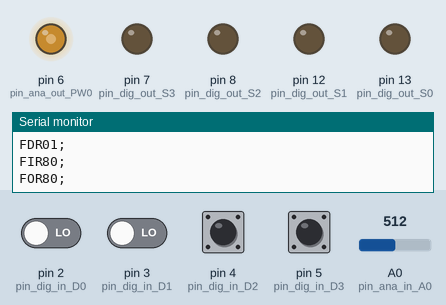
Recording of a sketch running on a simulated Arduino Uno, built with avr-gcc and run on an emulated ATmega328P. On the bench: output pins drawn as LEDs (lit = HIGH), the last lines printed to the serial monitor. Inputs (shaded band) come from the test bench; at power-on: pin 4 (pin_dig_in_D2), pin 5 (pin_dig_in_D3) HIGH, pin 2 (pin_dig_in_D0), pin 3 (pin_dig_in_D1) LOW, A0 (pin_ana_in_A0) = 512.

Above: at 1.2 s.
1.3 s: A0 (pin_ana_in_A0) set to 716
At 2.1 s:
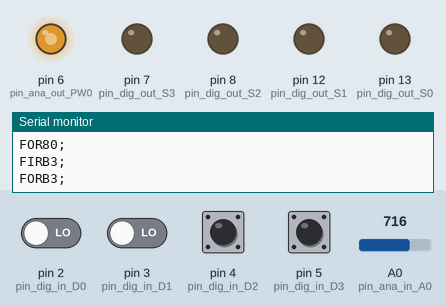
3.0 s: A0 (pin_ana_in_A0) set to 900
At 3.4 s:
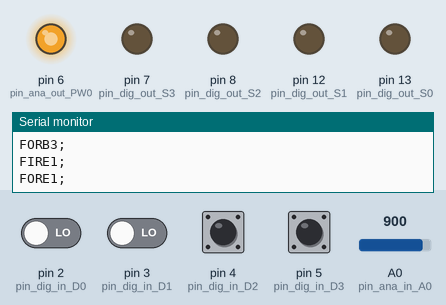
4.5 s: A0 (pin_ana_in_A0) set to 122
At 5.8 s:
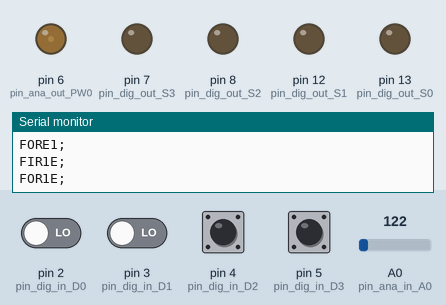
Timing chart, 0 to 7.5 s (numbered marks = the images above; inputs shaded):
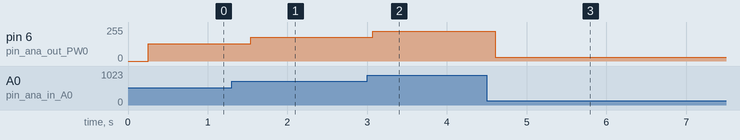

Measured:
- after the input at 1.3 s, pin 6 (pin_ana_out_PW0): 128/255 → 179/255 after 0.24 s
- after the input at 3.0 s, pin 6 (pin_ana_out_PW0): 179/255 → 225/255 after 0.07 s
- after the input at 4.5 s, pin 6 (pin_ana_out_PW0): 225/255 → 30/255 after 0.11 s

The sketch:

variables_V0_0.ino
```cpp
/*
 Control de Variables Analógicas y Digitales
 a través de la conexión Serie.

 */

// VARIABLES A MONITORIZAR:
/* --------------  V. ENTRADA ANALOGICA --------------- */
const int pin_ana_in_A0 = A0;  // Analog input pin that the potentiometer is attached to
#define ID_ANA_IN_A0  'I'
int ana_in_A0 = 0;        // value read from the pot
int v_A0=0;

/* --------------  V. SALIDA ANALOGICA --------------- */
const int pin_ana_out_PW0 = 6; // Analog output pin that the LED is attached to
#define ID_ANA_OUT_PW0  'O'
int ana_out_PW0 = 0;        // value output to the PWM (analog out)
int v_PW0=0;

/* --------------  V. SALIDA DIGITAL S0 --------------- */
const int pin_dig_out_S0  =  13; // Salida digital.
#define ID_DIG_OUT_S0  'E'
int dig_out_S0 = 0;        // value read from the pot
int v_S0;
/* --------------  V. SALIDA DIGITAL S1 --------------- */
const int pin_dig_out_S1  =  12; // Salida digital.
#define ID_DIG_OUT_S1  'F'
int dig_out_S1 = 0;        // value read from the pot
int v_S1;
/* --------------  V. SALIDA DIGITAL S2 --------------- */
const int pin_dig_out_S2  =  8; // Salida digital.
#define ID_DIG_OUT_S2  'G'
int dig_out_S2 = 0;        // value read from the pot
int v_S2;
/* --------------  V. SALIDA DIGITAL S3 --------------- */
const int pin_dig_out_S3  =  7; // Salida digital.
#define ID_DIG_OUT_S3  'H'
int dig_out_S3 = 0;        // value read from the pot
int v_S3;

/* --------------  V. ENTRADA DIGITAL --------------- */
const int pin_dig_in_D0  = 2 ;  // Entrada digital
#define ID_DIG_IN_D0  'A'
int dig_in_D0 = 0;        // value read from the pot
int v_D0;
/* --------------  V. ENTRADA DIGITAL --------------- */
const int pin_dig_in_D1  = 3 ;  // Entrada digital
#define ID_DIG_IN_D1  'B'
int dig_in_D1 = 0;        // value read from the pot
int v_D1;
/* --------------  V. ENTRADA DIGITAL --------------- */
const int pin_dig_in_D2  = 4 ;  // Entrada digital
#define ID_DIG_IN_D2  'C'
int dig_in_D2 = 0;        // value read from the pot
int v_D2;
/* --------------  V. ENTRADA DIGITAL --------------- */
const int pin_dig_in_D3  = 5 ;  // Entrada digital
#define ID_DIG_IN_D3  'D'
int dig_in_D3 = 0;        // value read from the pot
int v_D3;


// Inicialización del hardware a usar, conexión Serie, etc
void setup() {
  // Definicion de Entradas digitales:
  pinMode(pin_dig_in_D0,INPUT);
  pinMode(pin_dig_in_D1,INPUT);
  pinMode(pin_dig_in_D2,INPUT_PULLUP);
  pinMode(pin_dig_in_D3,INPUT_PULLUP);
  //DEfinicion Salidas Digitales
  pinMode(pin_dig_out_S0,OUTPUT);
  pinMode(pin_dig_out_S1,OUTPUT);
  pinMode(pin_dig_out_S2,OUTPUT);
  pinMode(pin_dig_out_S3,OUTPUT);

  // initialize serial communications at 9600 bps:
  Serial.begin(9600);
}

// comando de 5 bytes binario. [FF][id_var][op_var][value_hi][value_lo]
// Test con caracteres ascii [F][A-Z][R/W][VH][VL]
// retorno de comando. (0=OK 1=OK_FIN -1=ERR_COM)
#define ARD_OK		0
#define ARD_FIN		1
#define ARD_ERR		-1

int ret_com=ARD_OK;
int err_code=ARD_OK; /* codigos de error...*/
#define ERR_BAD_VAR      -10;

/* --------- COMANDO ---------------*/
#define SZ_COMMAND	5
char buffer_com[SZ_COMMAND];

char b_resp[SZ_COMMAND]; // Buffer para respuesta del micro.
/* ---------------------------------*/

int entero_de(char hi,char lo) {
int value=0;
if (lo>'9') value=lo-'7';
else value=lo-'0';
if (hi>'9') value+=(hi-'7')*16;
else value+=(hi-'0')*16;
return value;
}

char v_low(int a) {
  char v=(char)(a&0xF)+'0';
  if (v>'9') v+=7;
  return v;
}
char v_high(int a) {
  char v=((char)((a&0xFF)>>4)+'0');
  if (v>'9') v+=7;
  return v;
}

/* Envia variable que ha cambiado de estado.*/
void Envia_Respuesta(char id,int value){
  char v;
  b_resp[0]='F';
  b_resp[1]=id;
  b_resp[2]='R';
  // Valor alto
  b_resp[3]=v_high(value);
  //Valor bajo
  b_resp[4]=v_low(value);
  Serial.write((const uint8_t*)b_resp,5);
  Serial.print(";\n");
}


int cnt_byte=0;
/* Funcion de recepción de comandos*/
int LeeComando() {
int ret=ARD_OK;
while (Serial.available()>0) {
  //Serial.print(cnt_byte,DEC);
  buffer_com[cnt_byte++]=(char)Serial.read();
  if (cnt_byte==SZ_COMMAND) {
      cnt_byte=0;
      ret=Ejecuta_Comando();
      break;
  }
}
return ret;
}
/* Funcion de atencion de comandos */
int Ejecuta_Comando() {
  int ret=ARD_OK;
  //Serial.write((const uint8_t*)buffer_com,5);
 // primer byte 'F'
  if (buffer_com[0]!='F') {
    Serial.print("Inicio no valido, esperado F\n");
  } else {
    // Identificacion de variable
    switch (buffer_com[1]) {
      case ID_DIG_OUT_S0:
            if (buffer_com[2]=='W') {v_S0=buffer_com[4]-'0';digitalWrite(pin_dig_out_S0,v_S0);}
            else Envia_Respuesta(ID_DIG_OUT_S0,v_S0);
      break;
      case ID_DIG_OUT_S1:
            if (buffer_com[2]=='W') {v_S1=buffer_com[4]-'0';digitalWrite(pin_dig_out_S1,v_S1);}
            else Envia_Respuesta(ID_DIG_OUT_S1,v_S1);
      break;
      case ID_DIG_OUT_S2:
            if (buffer_com[2]=='W') {v_S2=buffer_com[4]-'0';digitalWrite(pin_dig_out_S2,v_S2);}
            else Envia_Respuesta(ID_DIG_OUT_S2,v_S2);
      break;
      case ID_DIG_OUT_S3:
            if (buffer_com[2]=='W') {v_S3=buffer_com[4]-'0';digitalWrite(pin_dig_out_S3,v_S3);}
            else Envia_Respuesta(ID_DIG_OUT_S3,v_S3);
      break;
      case ID_ANA_IN_A0:
          //Variable de solo lectura, enviar el ultimo valor capturado
          Envia_Respuesta(ID_ANA_IN_A0,v_A0);
      break;
      case ID_ANA_OUT_PW0:
          // lee o Escribe;
          if (buffer_com[2]=='W') {
              // change the analog out value:
              v_PW0=(int)entero_de(buffer_com[3],buffer_com[4]);
              analogWrite(pin_ana_out_PW0, v_PW0);
              //Serial.print("OK");
          } else {
            Envia_Respuesta(ID_ANA_OUT_PW0,v_PW0);
          }
      break;
      default:
      Serial.print("Error comando desconocido \n");
      err_code=ERR_BAD_VAR;
      ret=ARD_ERR;
    }
  }
  return ret;
}

int a=0;
int b=0;

void loop() {
// **1: RECEPCION Y ATENCION DE COMANDOS *****
ret_com= LeeComando();
// control de errores;
switch (ret_com) {
  case ARD_OK:
    break;
  case ARD_FIN:
    // La recepción y ejecucion de comando terminó OK!
    break;
  case ARD_ERR:
    // Error en la recepcion o ejecucion de un comando.
    break;
}
// ********************* FIN RECEPCION Y ATENCION DE COMANDOS   ************

// **2: LECTURA DE LAS VARIABLES A MONITORIZAR ****

a=(int)(millis()>>8); // para leer 250ms el puerto analogico

if (a!=b) {
  ana_in_A0=(analogRead(pin_ana_in_A0)>>2);
  b=a;
  //Envia_Respuesta(ID_SENSOR_VALUE, tmp_sensorValue);
  v_PW0=ana_in_A0;
}

// ENTRADAS DIGITALES:
v_D0=digitalRead(pin_dig_in_D0);
if (v_D0!=dig_in_D0) Envia_Respuesta(ID_DIG_IN_D0,v_D0);
dig_in_D0=v_D0;
v_D1=digitalRead(pin_dig_in_D1);
if (v_D1!=dig_in_D1) Envia_Respuesta(ID_DIG_IN_D1,v_D1);
dig_in_D1=v_D1;


v_D2=digitalRead(pin_dig_in_D2);
if (v_D2!=dig_in_D2) Envia_Respuesta(ID_DIG_IN_D2,v_D2);
dig_in_D2=v_D2;
v_D3=digitalRead(pin_dig_in_D3);
if (v_D3!=dig_in_D3) Envia_Respuesta(ID_DIG_IN_D3,v_D3);
dig_in_D3=v_D3;


// ********************* FIN LECTURA DE LAS VARIABLES A MONITORIZAR **************


// **3: COMPROBACION DE CAMBIO DE VARIABLES MONITORIZADAS, ENVIO AL PC SI HAY CAMBIO.
// ANALOGICAS:
if (ana_in_A0!=v_A0) {
  v_A0=ana_in_A0;
  // Envio de la variable.
  Envia_Respuesta(ID_ANA_IN_A0,v_A0);
}

// DIGITALES SALIDA PWM:

if (ana_out_PW0!=v_PW0) {
  ana_out_PW0=v_PW0;
  // Envio de la variable.
  analogWrite(pin_ana_out_PW0, v_PW0);
  Envia_Respuesta(ID_ANA_OUT_PW0,v_PW0);
}

//DIGITALES SALIDAS BINARIAS;
if (v_S0!=dig_out_S0) Envia_Respuesta(ID_DIG_OUT_S0,v_S0);
dig_out_S0=v_S0;
if (v_S1!=dig_out_S1) Envia_Respuesta(ID_DIG_OUT_S1,v_S1);
dig_out_S1=v_S1;
if (v_S2!=dig_out_S2) Envia_Respuesta(ID_DIG_OUT_S2,v_S2);
dig_out_S2=v_S2;
if (v_S3!=dig_out_S3) Envia_Respuesta(ID_DIG_OUT_S3,v_S3);
dig_out_S3=v_S3;


// ********************* FIN COMPROBACION DE CAMBIO ***************************

}
```
